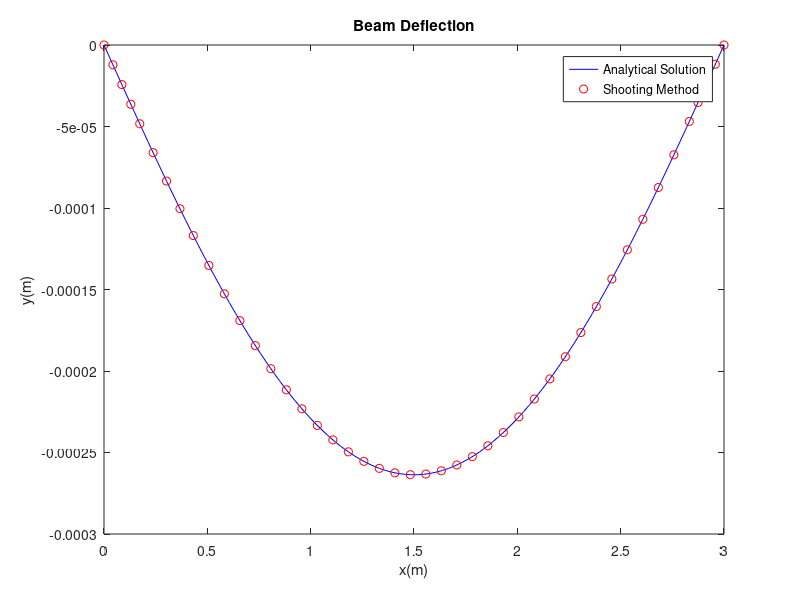

Here is the MATLAB script that generated this plot:
%Shooting Method example for linear BVP
E = 200 * 10^9; %Pa
I = 30000 * (1/100)^4; %m4
w = 15000; %N/m
L = 3; %m
yp = @(x,y) [y(2);1/(E*I)*((w*L*x/2)-(w*x^2)/2)];
y0 = 0; yL = 0;
ICguesses = [0 -1];
[x1,y1] = ode45(yp,[0 L],[y0 ICguesses(1)]);
shot1 = y1(end,1);
[x2,y2] = ode45(yp,[0 L],[y0 ICguesses(2)]);
shot2 = y2(end,1);
shots = [shot1 shot2];
newIC = interp1(shots,ICguesses,yL,'linear','extrap');
[x3,y3] = ode45(yp,[0 L],[y0 newIC]);
%Analytical solution
xx = linspace(0,L);
y_analytical = w/(24*E*I)*(2*L*xx.^3-xx.^4-L^3*xx);
figure (1)
plot(xx,y_analytical,'b-',x3,y3(:,1),'ro')
xlabel('x(m)')
ylabel('y(m)')
legend('Analytical Solution','Shooting Method')
title('Beam Deflection')

